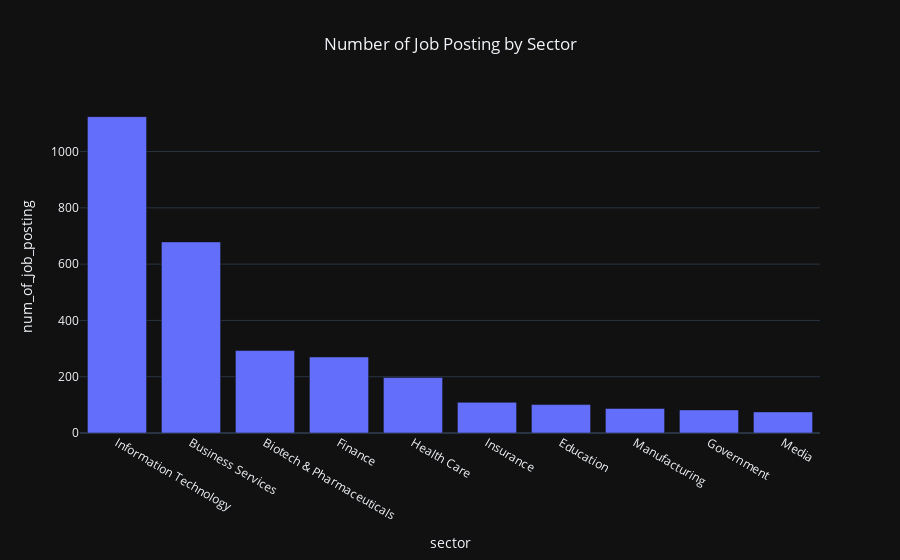

The notebook cell saved with this chart:
### Code cell
roles_by_sectors = df.groupby(['sector'])[['job_title']]\
                     .count()\
                     .reset_index()\
                     .sort_values(by='job_title', ascending=False)\
                     .head(10)
                     
roles_by_sectors = roles_by_sectors.rename(columns={'job_title': 'num_of_job_posting'})

fig = px.bar(roles_by_sectors, x = "sector", y = "num_of_job_posting", template=PLOTLY_THEME, title="Number of Job Posting by Sector")
fig.update_layout(title_x = 0.5)
fig.show()

### Figure 1 — Plotly figure (JSON) as saved in the notebook; plotly's stock layout.template omitted (floating-point values rounded to 4 significant figures)
{"data": [{"hovertemplate": "sector=%{x}<br>num_of_job_posting=%{y}<extra></extra>", "legendgroup": "", "marker": {"color": "#636efa", "pattern": {"shape": ""}}, "name": "", "orientation": "v", "showlegend": false, "textposition": "auto", "type": "bar", "x": ["Information Technology", "Business Services", "Biotech & Pharmaceuticals", "Finance", "Health Care", "Insurance", "Education", "Manufacturing", "Government", "Media"], "xaxis": "x", "y": [1124, 679, 293, 270, 197, 109, 101, 87, 82, 75], "yaxis": "y"}], "layout": {"barmode": "relative", "legend": {"tracegroupgap": 0}, "title": {"text": "Number of Job Posting by Sector", "x": 0.5}, "xaxis": {"anchor": "y", "domain": [0, 1], "title": {"text": "sector"}}, "yaxis": {"anchor": "x", "domain": [0, 1], "title": {"text": "num_of_job_posting"}}}}
